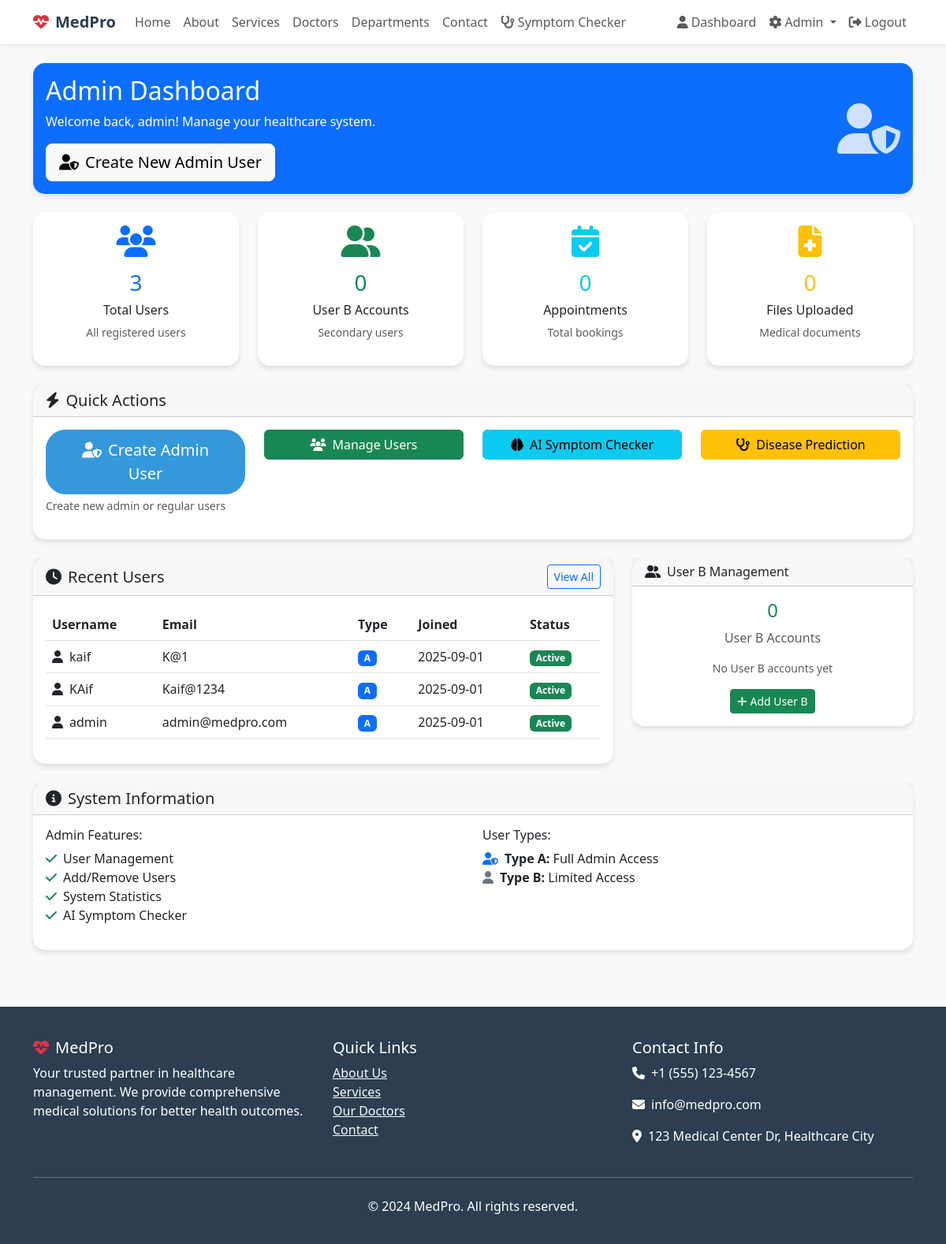
The page /admin (signed in) on the database its author committed.
### app.py (models this page shows, shortened)
class User(UserMixin, db.Model):
    id = db.Column(db.Integer, primary_key=True)
    username = db.Column(db.String(80), unique=True, nullable=False)
    email = db.Column(db.String(120), unique=True, nullable=False)
    password_hash = db.Column(db.String(120), nullable=False)
    user_type = db.Column(db.String(10), nullable=False)
    created_at = db.Column(db.DateTime, default=datetime.utcnow)
    is_active = db.Column(db.Boolean, default=True)

### app.py (the view)
@app.route('/admin')
@login_required
def admin_dashboard():
    if current_user.user_type != 'A':
        flash('Access denied. Admin privileges required.', 'error')
        return redirect(url_for('dashboard'))
    total_users = User.query.count()
    total_appointments = Appointment.query.count()
    total_files = UploadedFile.query.count()
    user_b_count = User.query.filter_by(user_type='B').count()
    recent_users = User.query.order_by(User.created_at.desc()).limit(10).all()
    pending_users = User.query.filter_by(user_type='B').all()
    return render_template('admin.html',
                         total_users=total_users,
                         total_appointments=total_appointments,
                         total_files=total_files,
                         user_b_count=user_b_count,
                         recent_users=recent_users,
                         pending_users=pending_users)

### templates/admin.html (shortened to what this page needs)
{% extends "base.html" %}
{% block content %}
<div class="container py-4">
    <div class="row mb-4">
        <div class="col-12">
            <div class="card bg-primary text-white">
                <div class="card-body">
                    <div class="row align-items-center">
                        <div class="col-md-6">
                            <h2 class="mb-2">Admin Dashboard</h2>
                            <p class="mb-3">Welcome back, {{ current_user.username }}! Manage your healthcare system.</p>
                            <a href="{{ url_for('admin_add_user') }}" class="btn btn-light btn-lg">
                                <i class="fas fa-user-shield me-2"></i>Create New Admin User
                            </a>
                        </div>
                        <div class="col-md-6 text-end">
                            <i class="fas fa-user-shield" style="font-size: 4rem; opacity: 0.8;"></i>
                        </div>
                    </div>
                </div>
            </div>
        </div>
    </div>
    <div class="row mb-4">
        <div class="col-md-3">
            <div class="card text-center h-100">
                <div class="card-body">
                    <i class="fas fa-users text-primary mb-3" style="font-size: 2.5rem;"></i>
                    <h3 class="text-primary">{{ total_users }}</h3>
                    <h6>Total Users</h6>
                    <p class="text-muted small">All registered users</p>
                </div>
            </div>
        </div>
        <div class="col-md-3">
            <div class="card text-center h-100">
                <div class="card-body">
                    <i class="fas fa-user-friends text-success mb-3" style="font-size: 2.5rem;"></i>
                    <h3 class="text-success">{{ user_b_count }}</h3>
                    <h6>User B Accounts</h6>
                    <p class="text-muted small">Secondary users</p>
                </div>
            </div>
        </div>
        <div class="col-md-3">
            <div class="card text-center h-100">
                <div class="card-body">
                    <i class="fas fa-calendar-check text-info mb-3" style="font-size: 2.5rem;"></i>
                    <h3 class="text-info">{{ total_appointments }}</h3>
                    <h6>Appointments</h6>
                    <p class="text-muted small">Total bookings</p>
                </div>
            </div>
        </div>
        <div class="col-md-3">
            <div class="card text-center h-100">
                <div class="card-body">
                    <i class="fas fa-file-medical text-warning mb-3" style="font-size: 2.5rem;"></i>
                    <h3 class="text-warning">{{ total_files }}</h3>
                    <h6>Files Uploaded</h6>
                    <p class="text-muted small">Medical documents</p>
                </div>
            </div>
        </div>
    </div>
    <div class="row mb-4">
        <div class="col-12">
            <div class="card">
                <div class="card-header">
                    <h5 class="mb-0"><i class="fas fa-bolt me-2"></i>Quick Actions</h5>
                </div>
                <div class="card-body">
                    <div class="row">
                        <div class="col-md-3 mb-3">
                            <a href="{{ url_for('admin_add_user') }}" class="btn btn-primary w-100 btn-lg">
                                <i class="fas fa-user-shield me-2"></i>Create Admin User
                            </a>
                            <small class="text-muted d-block mt-1">Create new admin or regular users</small>
                        </div>
                        <div class="col-md-3 mb-3">
                            <a href="{{ url_for('admin_users') }}" class="btn btn-success w-100">
                                <i class="fas fa-users me-2"></i>Manage Users
                            </a>
                        </div>
                        <div class="col-md-3 mb-3">
                            <a href="{{ url_for('admin_symptom_checker') }}" class="btn btn-info w-100">
                                <i class="fas fa-brain me-2"></i>AI Symptom Checker
                            </a>
                        </div>
                        <div class="col-md-3 mb-3">
                            <a href="{{ url_for('predict') }}" class="btn btn-warning w-100">
                                <i class="fas fa-stethoscope me-2"></i>Disease Prediction
                            </a>
                        </div>
                    </div>
                </div>
            </div>
        </div>
    </div>
    <div class="row mb-4">
        <div class="col-md-8">
            <div class="card">
                <div class="card-header d-flex justify-content-between align-items-center">
                    <h5 class="mb-0"><i class="fas fa-clock me-2"></i>Recent Users</h5>
                    <a href="{{ url_for('admin_users') }}" class="btn btn-sm btn-outline-primary">View All</a>
                </div>
                <div class="card-body">
                    {% if recent_users %}
                        <div class="table-responsive">
                            <table class="table table-hover">
                                <thead>
                                    <tr>
                                        <th>Username</th>
                                        <th>Email</th>
                                        <th>Type</th>
                                        <th>Joined</th>
                                        <th>Status</th>
                                    </tr>
                                </thead>
                                <tbody>
                                    {% for user in recent_users %}
                                    <tr>
                                        <td>
                                            <i class="fas fa-user me-2"></i>{{ user.username }}
                                        </td>
                                        <td>{{ user.email }}</td>
                                        <td>
                                            <span class="badge bg-{{ 'primary' if user.user_type == 'A' else 'secondary' }}">
                                                {{ user.user_type }}
                                            </span>
                                        </td>
                                        <td>{{ user.created_at.strftime('%Y-%m-%d') }}</td>
                                        <td>
                                            <span class="badge bg-{{ 'success' if user.is_active else 'danger' }}">
                                                {{ 'Active' if user.is_active else 'Inactive' }}
                                            </span>
                                        </td>
                                    </tr>
                                    {% endfor %}
                                </tbody>
                            </table>
                        </div>
                    {% else %}
                        <p class="text-muted text-center">No users found</p>
                    {% endif %}
                </div>
            </div>
        </div>
        <div class="col-md-4">
            <div class="card">
                <div class="card-header">
                    <h6 class="mb-0"><i class="fas fa-user-friends me-2"></i>User B Management</h6>
                </div>
                <div class="card-body">
                    <div class="text-center mb-3">
                        <h4 class="text-success">{{ user_b_count }}</h4>
                        <p class="text-muted">User B Accounts</p>
                    </div>
                    {% if pending_users %}
                        <h6>Recent User B Accounts:</h6>
                        {% for user in pending_users[:5] %}
                        <div class="d-flex align-items-center mb-2">
                            <i class="fas fa-user-circle text-secondary me-2"></i>
                            <div class="flex-grow-1">
                                <small class="fw-bold">{{ user.username }}</small><br>
                                <small class="text-muted">{{ user.email }}</small>
                            </div>
                        </div>
                        {% endfor %}
                    {% else %}
                        <p class="text-muted text-center small">No User B accounts yet</p>
                    {% endif %}
                    <div class="text-center mt-3">
                        <a href="{{ url_for('admin_add_user') }}" class="btn btn-success btn-sm">
                            <i class="fas fa-plus me-1"></i>Add User B
                        </a>
                    </div>
                </div>
            </div>
        </div>
    </div>
    <div class="row">
        <div class="col-12">
            <div class="card">
                <div class="card-header">
                    <h5 class="mb-0"><i class="fas fa-info-circle me-2"></i>System Information</h5>
                </div>
                <div class="card-body">
                    <div class="row">
                        <div class="col-md-6">
                            <h6>Admin Features:</h6>
                            <ul class="list-unstyled">
                                <li><i class="fas fa-check text-success me-2"></i>User Management</li>
                                <li><i class="fas fa-check text-success me-2"></i>Add/Remove Users</li>
                                <li><i class="fas fa-check text-success me-2"></i>System Statistics</li>
                                <li><i class="fas fa-check text-success me-2"></i>AI Symptom Checker</li>
                            </ul>
                        </div>
                        <div class="col-md-6">
                            <h6>User Types:</h6>
                            <ul class="list-unstyled">
                                <li><i class="fas fa-user-shield text-primary me-2"></i><strong>Type A:</strong> Full Admin Access</li>
                                <li><i class="fas fa-user text-secondary me-2"></i><strong>Type B:</strong> Limited Access</li>
                            </ul>
                        </div>
                    </div>
                </div>
            </div>
        </div>
    </div>
</div>
{% endblock %}

### templates/base.html (shortened to what this page needs)
<!DOCTYPE html>
<html lang="en">
<head>
    <link href="https://cdn.jsdelivr.net/npm/bootstrap@5.3.0/dist/css/bootstrap.min.css" rel="stylesheet">
    <link rel="stylesheet" href="https://cdnjs.cloudflare.com/ajax/libs/font-awesome/6.4.0/css/all.min.css">
</head>
<body>
    <nav class="navbar navbar-expand-lg navbar-light bg-white shadow-sm">
        <div class="container">
            <a class="navbar-brand" href="{{ url_for('index') }}">
                <i class="fas fa-heartbeat text-danger me-2"></i>MedPro
            </a>
            <div class="collapse navbar-collapse" id="navbarNav">
                <ul class="navbar-nav me-auto">
                    <li class="nav-item">
                        <a class="nav-link" href="{{ url_for('index') }}">Home</a>
                    </li>
                    <li class="nav-item">
                        <a class="nav-link" href="{{ url_for('about') }}">About</a>
                    </li>
                    <li class="nav-item">
                        <a class="nav-link" href="{{ url_for('services') }}">Services</a>
                    </li>
                    <li class="nav-item">
                        <a class="nav-link" href="{{ url_for('doctors') }}">Doctors</a>
                    </li>
                    <li class="nav-item">
                        <a class="nav-link" href="{{ url_for('departments') }}">Departments</a>
                    </li>
                    <li class="nav-item">
                        <a class="nav-link" href="{{ url_for('contact') }}">Contact</a>
                    </li>
                    <li class="nav-item">
                        <a class="nav-link" href="{{ url_for('public_symptom_checker') }}">
                            <i class="fas fa-stethoscope me-1"></i>Symptom Checker
                        </a>
                    </li>
                </ul>
                                 <ul class="navbar-nav">
                     {% if current_user.is_authenticated %}
                         <li class="nav-item">
                             <a class="nav-link" href="{{ url_for('dashboard') }}">
                                 <i class="fas fa-user me-1"></i>Dashboard
                             </a>
                         </li>
                         {% if current_user.user_type == 'A' %}
                         <li class="nav-item dropdown">
                             <a class="nav-link dropdown-toggle" href="#" id="adminDropdown" role="button" data-bs-toggle="dropdown">
                                 <i class="fas fa-cog me-1"></i>Admin
                             </a>
                         </li>
                         {% endif %}
                         <li class="nav-item">
                             <a class="nav-link" href="{{ url_for('logout') }}">
                                 <i class="fas fa-sign-out-alt me-1"></i>Logout
                             </a>
                         </li>
                     {% endif %}
                 </ul>
            </div>
        </div>
    </nav>
    <main>
        {% block content %}{% endblock %}
    </main>
    <footer class="footer mt-5">
        <div class="container">
            <div class="row">
                <div class="col-md-4">
                    <h5><i class="fas fa-heartbeat text-danger me-2"></i>MedPro</h5>
                    <p>Your trusted partner in healthcare management. We provide comprehensive medical solutions for better health outcomes.</p>
                </div>
                <div class="col-md-4">
                    <h5>Quick Links</h5>
                    <ul class="list-unstyled">
                        <li><a href="{{ url_for('about') }}" class="text-light">About Us</a></li>
                        <li><a href="{{ url_for('services') }}" class="text-light">Services</a></li>
                        <li><a href="{{ url_for('doctors') }}" class="text-light">Our Doctors</a></li>
                        <li><a href="{{ url_for('contact') }}" class="text-light">Contact</a></li>
                    </ul>
                </div>
                <div class="col-md-4">
                    <h5>Contact Info</h5>
                    <p><i class="fas fa-phone me-2"></i>+1 (555) 123-4567</p>
                    <p><i class="fas fa-envelope me-2"></i>info@medpro.com</p>
                    <p><i class="fas fa-map-marker-alt me-2"></i>123 Medical Center Dr, Healthcare City</p>
                </div>
            </div>
            <hr class="my-4">
            <div class="text-center">
                <p>&copy; 2024 MedPro. All rights reserved.</p>
            </div>
        </div>
    </footer>
</body>
</html>

### rows shown on the page
User: username "admin", email "admin@medpro.com", user_type "A", created_at "2025-09-01", is_active "Active"
User: username "kaif", email "K@1", user_type "A", created_at "2025-09-01", is_active "Active"
User: username "KAif", email "Kaif@1234", user_type "A", created_at "2025-09-01", is_active "Active"

### other values the page prints
{{ total_users }} "3"
{{ user_b_count }} "0"
{{ total_appointments }} "0"
{{ total_files }} "0"
